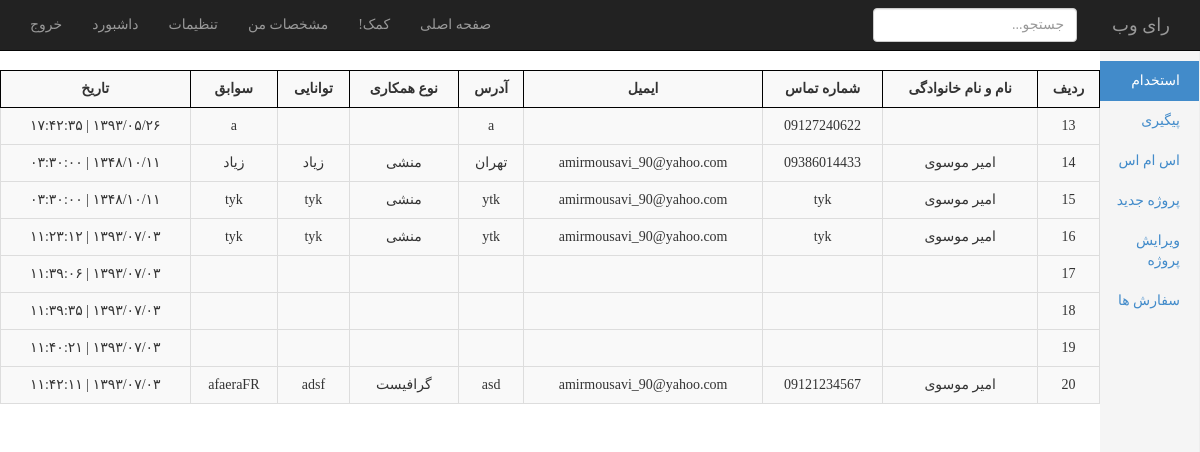
Page /admin/index.php?page=home (signed in) on the earlier database version.
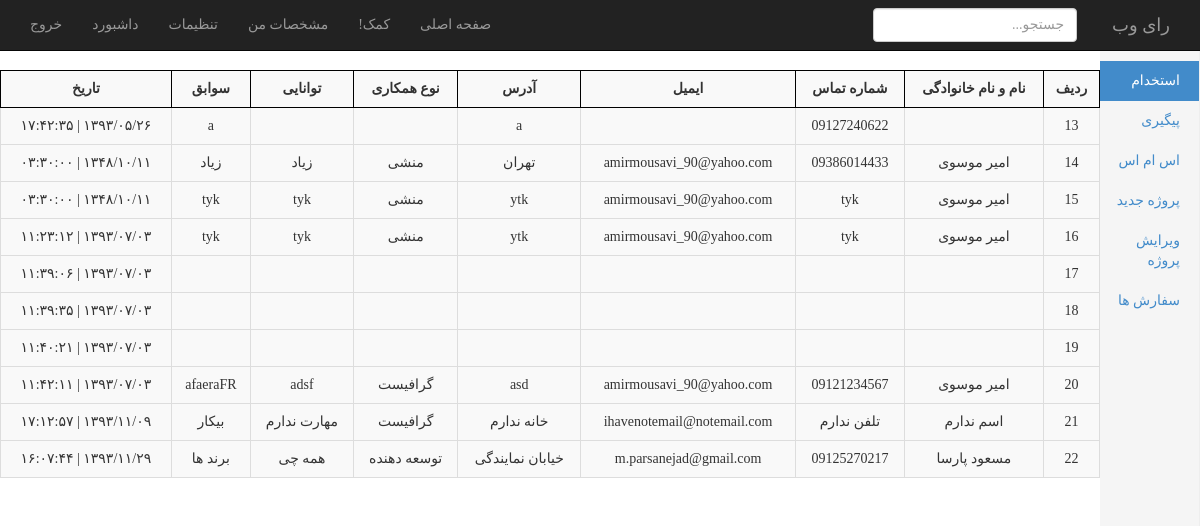
Same page on the later database version.
### tables this page shows
CREATE TABLE IF NOT EXISTS `hire` (
`id` int(11) NOT NULL,
  `full_name` varchar(250) NOT NULL,
  `mobile` varchar(250) NOT NULL,
  `email` varchar(250) NOT NULL,
  `address` text NOT NULL,
  `category` varchar(250) NOT NULL,
  `ability` text NOT NULL,
  `resume` text NOT NULL,
  `register_date` bigint(20) NOT NULL
);

### admin/core/jdf.php (called while the page is built, shortened)
<?php
function jdate($format,$timestamp='',$none='',$time_zone='Asia/Tehran',$tr_num='fa'){
 $T_sec=0;
 $ts=$T_sec+(($timestamp=='' or $timestamp=='now')?time():tr_num($timestamp));
 $date=explode('_',date('H_i_j_n_O_P_s_w_Y',$ts));
 list($j_y,$j_m,$j_d)=gregorian_to_jalali($date[8],$date[3],$date[2]);
 $sl=strlen($format);
 $out='';
 for($i=0; $i<$sl; $i++){
  $sub=substr($format,$i,1);
  switch($sub){
	case'd':
	$out.=($j_d<10)?'0'.$j_d:$j_d;
	break;
	case'H':
	$out.=$date[0];
	break;
	case'i':
	$out.=$date[1];
	break;
	case'm':
	$out.=($j_m>9)?$j_m:'0'.$j_m;
	break;
	case's':
	$out.=$date[6];
	break;
	case'Y':
	$out.=$j_y;
	break;
	default:$out.=$sub;
  }
 }
 return($tr_num!='en')?tr_num($out,'fa','.'):$out;
}
function tr_num($str,$mod='en',$mf='٫'){
 $num_a=array('0','1','2','3','4','5','6','7','8','9','.');
 $key_a=array('۰','۱','۲','۳','۴','۵','۶','۷','۸','۹',$mf);
 return($mod=='fa')?str_replace($num_a,$key_a,$str):str_replace($key_a,$num_a,$str);
}
function gregorian_to_jalali($g_y,$g_m,$g_d,$mod=''){
	$g_y=tr_num($g_y); $g_m=tr_num($g_m); $g_d=tr_num($g_d);
 $d_4=$g_y%4;
 $g_a=array(0,0,31,59,90,120,151,181,212,243,273,304,334);
 $doy_g=$g_a[(int)$g_m]+$g_d;
 $d_33=(int)((($g_y-16)%132)*.0305);
 $a=($d_33==3 or $d_33<($d_4-1) or $d_4==0)?286:287;
 $b=(($d_33==1 or $d_33==2) and ($d_33==$d_4 or $d_4==1))?78:(($d_33==3 and $d_4==0)?80:79);
 if($doy_g>$b){
  $jy=$g_y-621; $doy_j=$doy_g-$b;
 }else{
  $jy=$g_y-622; $doy_j=$doy_g+$a;
 }
 if($doy_j<187){
  $jm=(int)(($doy_j-1)/31); $jd=$doy_j-(31*$jm++);
 }else{
  $jm=(int)(($doy_j-187)/30); $jd=$doy_j-186-($jm*30); $jm+=7;
 }
 return($mod=='')?array($jy,$jm,$jd):$jy.$mod.$jm.$mod.$jd;
}

### admin/include/home.php (the view, shortened to what this page needs)
<?php require_once('core/core.php');
?>
<table style="border:solid 1px #000; margin:auto;" dir="rtl" border="1" class="table table-striped table-hover table-bordered">
	<tr>
        <th>ردیف</th>
        <th>نام و نام خانوادگی</th>
        <th>شماره تماس</th>
        <th>ایمیل</th>
        <th>آدرس</th>
        <th>نوع همکاری</th>
        <th>توانایی</th>
        <th>سوابق</th>
        <th>تاریخ</th>
     </tr>
	<?php
		$show_query = "SELECT * FROM hire";
		$show_result = mysqli_query($connection,$show_query);
			while ($show_row = $show_result->fetch_assoc()) {
			$datefa = jdate("Y/m/d | H:i:s",$show_row['register_date']);
      		echo "
			<form method='post' role='form'>
			<tr>
				<td>$show_row[id]</td>
				<td>$show_row[full_name]</td>
				<td>$show_row[mobile]</td>
				<td>$show_row[email]</td>
				<td>$show_row[address]</td>
				<td>$show_row[category]</td>
				<td>$show_row[ability]</td>
				<td>$show_row[resume]</td>
				<td>$datefa</td>
			</tr>
			</form>
			" ;
   		}
	?>
</table>

### admin/index.php (shortened to what this page needs)
<!DOCTYPE html>
<html lang="en">
  <head>
    <link href="css/bootstrap.min.css" rel="stylesheet">
    <link href="css/dashboard.css" rel="stylesheet">
  </head>
  <body>
    <div class="navbar navbar-inverse navbar-fixed-top" role="navigation">
      <div class="container-fluid">
        <div class="navbar-collapse collapse">
          <ul class="nav navbar-nav navbar-right" style="float:left !important">
          	<li><a href="logout.php">خروج</a></li>
            <li><a href="#">داشبورد</a></li>
            <li><a href="#">تنظیمات</a></li>
            <li><a href="#">مشخصات من</a></li>
            <li><a href="#">کمک!</a></li>
            <li><a href="index.php">صفحه اصلی</a></li>
          </ul>
          <a class="navbar-brand" href="index.php" style="float:right; margin-left:20px;">رای وب</a>
          <form class="navbar-form navbar-right">
            <input type="text" class="form-control" placeholder="جستجو...">
          </form>
        </div>
      </div>
    </div>
    <div class="container-fluid">
      <div class="row">
      <?php include('include/sidebar.php'); ?>
        <div class="col-sm-11 col-md-11 main">
          <?php
		  	if(isset($_GET['page'])){
					if(is_file("include/$_GET[page].php")){
						include("include/$_GET[page].php");
					}else{
						echo 'صفحه مورد نظر وجود ندارد.';}
			}else{
				include('include/main.php');
			}
		  ?>
        </div>
      </div>
    </div>
  </body>
</html>

### admin/include/sidebar.php
<div class="col-sm-1 col-md-1 sidebar">
  <ul class="nav nav-sidebar">
    <li class="<?php if(isset($_GET['page']) && $_GET['page']=='home'){ echo 'active'; } ?>" ><a href="index.php?page=home">استخدام</a></li>
    <li class="<?php if(isset($_GET['page']) && $_GET['page']=='peygiri'){ echo 'active'; } ?>" ><a href="index.php?page=peygiri">پیگیری</a></li>
    <li class="<?php if(isset($_GET['page']) && $_GET['page']=='sms'){ echo 'active'; } ?>" ><a href="index.php?page=sms">اس ام اس</a></li>
    <li class="<?php if(isset($_GET['page']) && $_GET['page']=='project'){ echo 'active'; } ?>" ><a href="index.php?page=project">پروژه جدید</a></li>
    <li class="<?php if(isset($_GET['page']) && $_GET['page']=='edit'){ echo 'active'; } ?>" ><a href="index.php?page=edit">ویرایش پروژه</a></li>
    <li class="<?php if(isset($_GET['page']) && $_GET['page']=='order'){ echo 'active'; } ?>" ><a href="index.php?page=order">سفارش ها</a></li>
  </ul>
</div>

### admin/css/dashboard.css (style rules this page uses)
body { padding-top: 50px; direction:rtl; font-family:BYekan,tahoma; }
@media (min-width: 768px) { .sidebar { position: fixed; top: 51px; bottom: 0; right: 0; z-index: 1000; display: block; padding: 10px; overflow-x: hidden; overflow-y: auto; background-color: #f5f5f5; border-right: 1px solid #eee; } }
.nav-sidebar { margin-right: -51px; margin-bottom: 10px; margin-left: -20px; }
.nav-sidebar > li > a { padding-right: 20px; padding-left: 20px; }
.nav-sidebar > .active > a { color: #fff; background-color: #428bca; }
.main { padding: 20px; }
@media (min-width: 768px) { .main { padding-right: 40px; padding-left: 40px; } }
td { text-align:center; }
th { text-align:center; border: 1px solid #000 !important; }
.main { padding-right: 0 !important; padding-left: 0 !important; }

Differences in the rows shown:
added hire: id "21", full_name "اسم ندارم", mobile "تلفن ندارم", email "ihavenotemail@notemail.com", address "خانه ندارم", category "گرافیست", ability "مهارت ندارم", resume "بیکار", register_date "۱۳۹۳/۱۱/۰۹ | ۱۷:۱۲:۵۷"
added hire: id "22", full_name "مسعود پارسا", mobile "09125270217", email "m.parsanejad@gmail.com", address "خیابان نمایندگی", category "توسعه دهنده", ability "همه چی", resume "برند ها", register_date "۱۳۹۳/۱۱/۲۹ | ۱۶:۰۷:۴۴"
